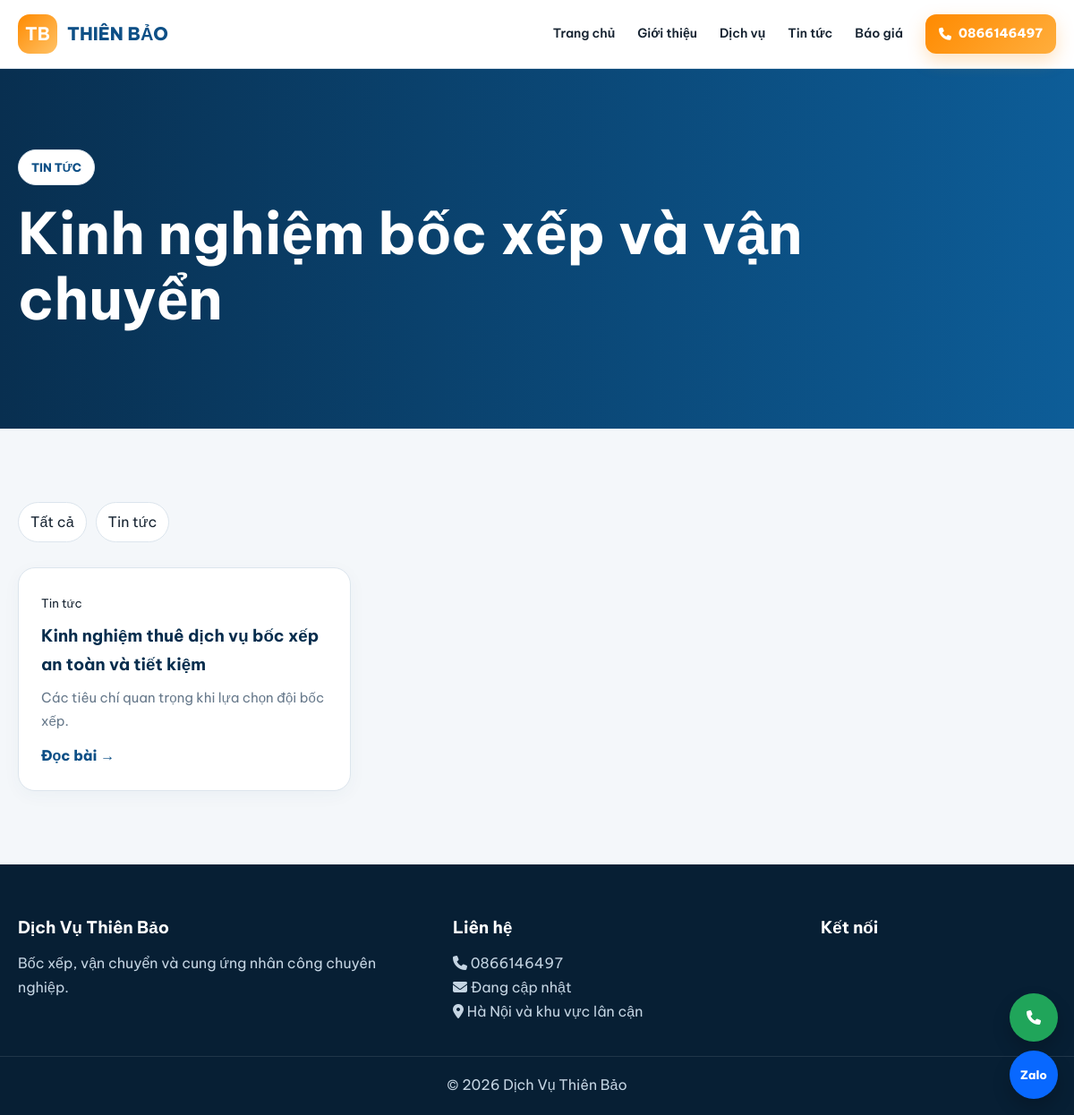
/tin-tuc, run on the app's committed database.
### app.py (models this page shows)
class SiteSetting(db.Model):
    id=db.Column(db.Integer,primary_key=True); key=db.Column(db.String(100),unique=True,nullable=False); value=db.Column(db.Text,default='')

class Post(db.Model):
    id=db.Column(db.Integer,primary_key=True); title=db.Column(db.String(220),nullable=False); slug=db.Column(db.String(240),unique=True,nullable=False)
    excerpt=db.Column(db.String(400),nullable=False); content=db.Column(db.Text,nullable=False); image=db.Column(db.String(255)); category=db.Column(db.String(100),default='Tin tức')
    seo_title=db.Column(db.String(180)); seo_description=db.Column(db.String(320)); is_published=db.Column(db.Boolean,default=True)
    created_at=db.Column(db.DateTime,default=datetime.utcnow); updated_at=db.Column(db.DateTime,default=datetime.utcnow,onupdate=datetime.utcnow)

### app.py (the view)
@app.get('/tin-tuc')
def posts_list():
    category=request.args.get('category',''); q=Post.query.filter_by(is_published=True)
    if category: q=q.filter_by(category=category)
    return render_template('posts.html',posts=q.order_by(Post.created_at.desc()).all(),categories=[x[0] for x in db.session.query(Post.category).distinct().all()])

### app.py (called while the page is built)
def setting(key,default=''):
    row=SiteSetting.query.filter_by(key=key).first(); return row.value if row else DEFAULT_SETTINGS.get(key,default)

@app.context_processor
def globals_ctx():
    site={k:setting(k,v) for k,v in DEFAULT_SETTINGS.items()}
    site.update({'logo_image':setting('logo_image'),'favicon':setting('favicon'),'hero_image':setting('hero_image')})
    return {'site':site,'current_year':datetime.now().year,'csrf_token':csrf_token}

@app.before_request
def csrf_guard():
    if request.method=='POST': check_csrf()

### templates/posts.html
{% extends 'base.html' %}{% block title %}Tin tức | {{ site.company_name }}{% endblock %}{% block content %}<section class="page-hero"><div class="container"><span class="pill">TIN TỨC</span><h1>Kinh nghiệm bốc xếp và vận chuyển</h1></div></section><section class="section alt"><div class="container"><div class="category-filter"><a href="{{ url_for('posts_list') }}">Tất cả</a>{% for c in categories %}<a href="{{ url_for('posts_list',category=c) }}">{{ c }}</a>{% endfor %}</div><div class="cards">{% for p in posts %}<article class="card">{% if p.image %}<img loading="lazy" src="{{ url_for('static',filename='uploads/'+p.image) }}" alt="{{ p.title }}">{% endif %}<small>{{ p.category }}</small><h3>{{ p.title }}</h3><p>{{ p.excerpt }}</p><a href="{{ url_for('post_detail',slug=p.slug) }}">Đọc bài →</a></article>{% endfor %}</div></div></section>{% endblock %}

### templates/base.html (shortened to what this page needs)
<!doctype html><html lang="vi"><head><meta charset="utf-8"><meta name="viewport" content="width=device-width,initial-scale=1">
<link rel="stylesheet" href="https://cdnjs.cloudflare.com/ajax/libs/font-awesome/6.7.2/css/all.min.css"><link rel="stylesheet" href="{{ url_for('static',filename='css/style.css') }}"></head><body>
<header class="site-header"><div class="container nav"><a class="brand" href="{{ url_for('index') }}">{% if site.logo_image %}<img src="{{ url_for('static',filename='uploads/'+site.logo_image) }}" alt="{{ site.company_name }}">{% else %}<b>TB</b><span>{{ site.logo_text }}</span>{% endif %}</a><button class="menu" aria-label="Menu"></button><nav class="links"><a href="{{ url_for('index') }}">Trang chủ</a><a href="{{ url_for('about') }}">Giới thiệu</a><a href="{{ url_for('index') }}#dich-vu">Dịch vụ</a><a href="{{ url_for('posts_list') }}">Tin tức</a><a href="{{ url_for('index') }}#bao-gia">Báo giá</a><a class="btn small" href="tel:{{ site.hotline }}"><i class="fa-solid fa-phone"></i> {{ site.hotline }}</a></nav></div></header>
<main>{% block content %}{% endblock %}</main>
<footer><div class="container footer"><div><h3>{{ site.company_name }}</h3><p>{{ site.footer_text }}</p></div><div><h3>Liên hệ</h3><p><i class="fa-solid fa-phone"></i> <a href="tel:{{ site.hotline }}">{{ site.hotline }}</a></p><p><i class="fa-solid fa-envelope"></i> {{ site.email or 'Đang cập nhật' }}</p><p><i class="fa-solid fa-location-dot"></i> {{ site.address }}</p></div><div><h3>Kết nối</h3></div></div><div class="copyright">© {{ current_year }} {{ site.copyright }}</div></footer>
<div class="floating"><a class="call" href="tel:{{ site.hotline }}"><i class="fa-solid fa-phone"></i></a><a class="zalo" href="{{ site.zalo_url }}" target="_blank">Zalo</a></div><script src="{{ url_for('static',filename='js/app.js') }}"></script></body></html>

### static/css/style.css (style rules this page uses)
:root { --p:#0d4f86;--pd:#062d4d;--a:#ff8a00;--bg:#f4f7fa;--text:#162331;--muted:#66788a;--line:#dce5ed;--white:#fff;--shadow:0 16px 42px rgba(10,64,108,.12) }
* { box-sizing:border-box;margin:0;padding:0 }
html { scroll-behavior:smooth }
body { font-family:'Be Vietnam Pro',sans-serif;color:var(--text);line-height:1.7;background:#fff }
a { text-decoration:none;color:inherit }
.container { width:min(1160px,calc(100% - 32px));margin:auto }
.site-header { position:sticky;top:0;z-index:50;background:rgba(255,255,255,.96);backdrop-filter:blur(12px);border-bottom:1px solid var(--line) }
.nav { height:76px;display:flex;align-items:center;justify-content:space-between }
.brand { display:flex;align-items:center;gap:11px;color:var(--p);font-weight:800;font-size:20px }
.brand b { display:grid;place-items:center;width:44px;height:44px;background:linear-gradient(135deg,var(--a),#ffc266);color:#fff;border-radius:13px }
.links { display:flex;align-items:center;gap:25px;font-weight:600;font-size:14px }
.btn { display:inline-flex;align-items:center;justify-content:center;gap:8px;background:linear-gradient(135deg,var(--a),#ffae3d);color:#fff!important;border:0;border-radius:12px;padding:13px 21px;font-weight:800;cursor:pointer;box-shadow:0 8px 20px rgba(255,138,0,.25) }
.btn.small { padding:10px 15px }
.pill { display:inline-flex;align-items:center;gap:8px;background:#fff;border:1px solid var(--line);padding:8px 14px;border-radius:999px;color:var(--p);font-weight:800;font-size:13px }
.hero h1,.page-hero h1 { font-size:clamp(38px,5.5vw,64px);line-height:1.14;color:var(--pd);margin:18px 0 }
.section { padding:82px 0 }
.alt { background:var(--bg) }
.cards { display:grid;grid-template-columns:repeat(3,1fr);gap:22px }
.card { background:#fff;border:1px solid var(--line);border-radius:19px;padding:25px;transition:.25s;box-shadow:0 5px 20px rgba(10,64,108,.04) }
.card h3 { margin:8px 0;color:var(--pd) }
.card p { color:var(--muted);font-size:15px }
.card>a,.text-link { display:inline-block;color:var(--p);font-weight:800;margin-top:13px }
.page-hero { padding:90px 0;background:linear-gradient(90deg,#082f50,#0d5d98);color:#fff;background-size:cover;background-position:center }
.page-hero h1 { color:#fff;max-width:900px }
.category-filter { display:flex;flex-wrap:wrap;gap:10px;margin-bottom:28px }
.category-filter a { background:#fff;border:1px solid var(--line);padding:8px 13px;border-radius:999px }
footer { background:#071f34;color:#c5d5e3;padding:55px 0 20px }
.footer { display:grid;grid-template-columns:1.2fr 1fr .7fr;gap:35px }
.footer h3 { color:#fff;margin-bottom:10px }
.copyright { text-align:center;border-top:1px solid rgba(255,255,255,.1);margin-top:35px;padding-top:18px }
.floating { position:fixed;right:18px;bottom:18px;display:grid;gap:10px;z-index:45 }
.floating a { width:54px;height:54px;border-radius:50%;display:grid;place-items:center;color:#fff;box-shadow:0 10px 20px rgba(0,0,0,.2) }
.floating .call { background:#20a55a }
.floating .zalo { background:#0868ff;font-size:13px;font-weight:800 }

### data on the page
SiteSetting: logo_text "THIÊN BẢO"
SiteSetting: hotline "0866146497"
Post: category "Tin tức", title "Kinh nghiệm thuê dịch vụ bốc xếp an toàn và tiết kiệm", excerpt "Các tiêu chí quan trọng khi lựa chọn đội bốc xếp."
SiteSetting: company_name "Dịch Vụ Thiên Bảo"
SiteSetting: footer_text "Bốc xếp, vận chuyển và cung ứng nhân công chuyên nghiệp."
SiteSetting: address "Hà Nội và khu vực lân cận"
SiteSetting: copyright "Dịch Vụ Thiên Bảo"

### other printed values
{{ c }} "Tin tức"
{{ site.email or 'Đang cập nhật' }} "Đang cập nhật"
